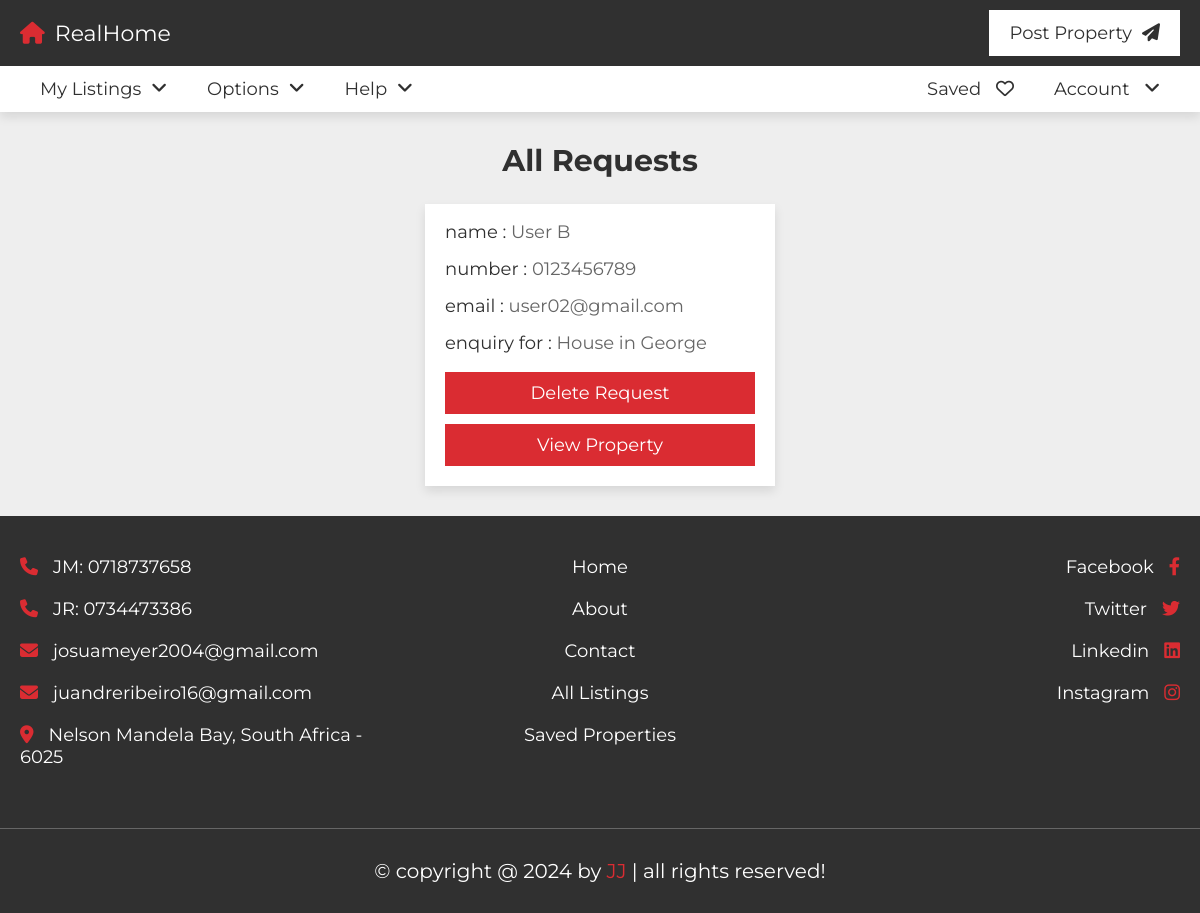
The app's page /project/requests.php (signed in) with its own data.
### tables this page shows
CREATE TABLE `requests` (
  `id` varchar(20) NOT NULL,
  `property_id` varchar(20) NOT NULL,
  `sender` varchar(20) NOT NULL,
  `receiver` varchar(20) NOT NULL,
  `date` datetime NOT NULL DEFAULT CURRENT_TIMESTAMP
);

CREATE TABLE `users` (
  `id` varchar(20) NOT NULL,
  `name` varchar(50) NOT NULL,
  `number` varchar(10) NOT NULL,
  `email` varchar(50) NOT NULL,
  `password` varchar(50) NOT NULL
);

CREATE TABLE `property` (
  `id` varchar(20) NOT NULL,
  `user_id` varchar(20) NOT NULL,
  `property_name` varchar(50) NOT NULL,
  `address` varchar(100) NOT NULL,
  `price` varchar(10) NOT NULL,
  `type` varchar(10) NOT NULL,
  `offer` varchar(10) NOT NULL,
  `status` varchar(50) NOT NULL,
  `furnished` varchar(50) NOT NULL,
  `bhk` varchar(10) NOT NULL,
  `deposit` varchar(10) NOT NULL,
  `bedroom` varchar(10) NOT NULL,
  `bathroom` varchar(10) NOT NULL,
  `balcony` varchar(10) NOT NULL,
  `carpet` varchar(10) NOT NULL,
  `age` varchar(2) NOT NULL,
  `total_floors` varchar(2) NOT NULL,
  `room_floor` varchar(2) NOT NULL,
  `loan` varchar(50) NOT NULL,
  `lift` varchar(3) NOT NULL,
  `security_guard` varchar(3) NOT NULL,
  `play_ground` varchar(3) NOT NULL,
  `garden` varchar(3) NOT NULL,
  `water_supply` varchar(3) NOT NULL,
  `power_backup` varchar(3) NOT NULL,
  `parking_area` varchar(3) NOT NULL,
  `gym` varchar(3) NOT NULL,
  `shopping_mall` varchar(3) NOT NULL,
  `hospital` varchar(3) NOT NULL,
  `school` varchar(3) NOT NULL,
  `market_area` varchar(3) NOT NULL,
  `image_01` varchar(50) NOT NULL,
  `image_02` varchar(50) NOT NULL,
  `image_03` varchar(50) NOT NULL,
  `image_04` varchar(50) NOT NULL,
  `image_05` varchar(50) NOT NULL,
  `description` varchar(1000) NOT NULL,
  `date` datetime NOT NULL DEFAULT CURRENT_TIMESTAMP,
  `latitude` varchar(20) NOT NULL,
  `longitude` varchar(20) NOT NULL
);

### project/requests.php (the view, shortened to what this page needs)
<?php
include 'components/connect.php';
if(isset($_COOKIE['user_id'])){
   $user_id = $_COOKIE['user_id'];
}else{
   $user_id = '';
   header('location:login.php');
}
?>
<!DOCTYPE html>
<html lang="en">
<head>
   <link rel="stylesheet" href="https://cdnjs.cloudflare.com/ajax/libs/font-awesome/6.2.0/css/all.min.css">
   <link rel="stylesheet" href="css/style.css">
</head>
<body>
<?php include 'components/user_header.php'; ?>
<section class="requests">
   <h1 class="heading">All Requests</h1>
   <div class="box-container">
   <?php
      $select_requests = $conn->prepare("SELECT * FROM `requests` WHERE receiver = ?");
      $select_requests->execute([$user_id]);
      if($select_requests->rowCount() > 0){
         while($fetch_request = $select_requests->fetch(PDO::FETCH_ASSOC)){
        $select_sender = $conn->prepare("SELECT * FROM `users` WHERE id = ?");
        $select_sender->execute([$fetch_request['sender']]);
        $fetch_sender = $select_sender->fetch(PDO::FETCH_ASSOC);
        $select_property = $conn->prepare("SELECT * FROM `property` WHERE id = ?");
        $select_property->execute([$fetch_request['property_id']]);
        $fetch_property = $select_property->fetch(PDO::FETCH_ASSOC);
   ?>
   <div class="box">
      <p>name : <span><?= $fetch_sender['name']; ?></span></p>
      <p>number : <a href="tel:<?= $fetch_sender['number']; ?>"><?= $fetch_sender['number']; ?></a></p>
      <p>email : <a href="mailto:<?= $fetch_sender['email']; ?>"><?= $fetch_sender['email']; ?></a></p>
      <p>enquiry for : <span><?= $fetch_property['property_name']; ?></span></p>
      <form action="" method="POST">
         <input type="submit" value="delete request" class="btn" onclick="return confirm('Remove this request?');" name="delete">
         <a href="view_property.php?get_id=<?= $fetch_property['id']; ?>" class="btn">View Property</a>
      </form>
   </div>
   <?php
    }
   }else{
      echo '<p class="empty">You have no requests!</p>';
   }
   ?>
   </div>
</section>
<?php include 'components/footer.php'; ?>
</body>
</html>

### project/css/style.css (style rules this page uses)
:root { --main-color:#DA2C32; --light-color:#666; --light-bg:#eee; --white:#fff; --black:#303030; --border:.1rem solid var(--light-color); --box-shodow:0 .5rem 1rem rgba(0,0,0,.1); }
* { font-family: 'Montserrat', sans-serif; margin: 0; padding: 0; box-sizing: border-box; outline: none; border: none; text-decoration: none; }
html { font-size: 62.5%; overflow-x: hidden; scroll-behavior: smooth; scroll-padding-top: 10rem; }
body { background-color: var(--light-bg); }
section { padding: 3rem 2rem; max-width: 1200px; margin: 0 auto; }
.heading { text-align: center; padding-bottom: 2.5rem; font-size: 3rem; color: var(--black); text-transform: capitalize; }
.btn, .inline-btn { margin-top: 1rem; padding: 1rem 3rem; background-color: var(--main-color); color: var(--white); cursor: pointer; text-align: center; font-size: 1.8rem; text-transform: capitalize; }
.btn { display: block; width: 100%; }
.requests .box-container { display: grid; grid-template-columns: repeat(auto-fit, 35rem); gap: 1.5rem; justify-content: center; align-items: flex-start; }
.requests .box-container .box { background-color: var(--white); padding: 2rem; padding-top: 1rem; box-shadow: var(--box-shodow); }
.requests .box-container .box p { padding: .5rem 0; line-height: 1.5; font-size: 1.8rem; color: var(--black); }
.requests .box-container .box p span, .requests .box-container .box p a { color: var(--light-color); }

### records on screen
requests: users.name "User B", users.number "0123456789", users.email "user02@gmail.com", property.property_name "House in George"
